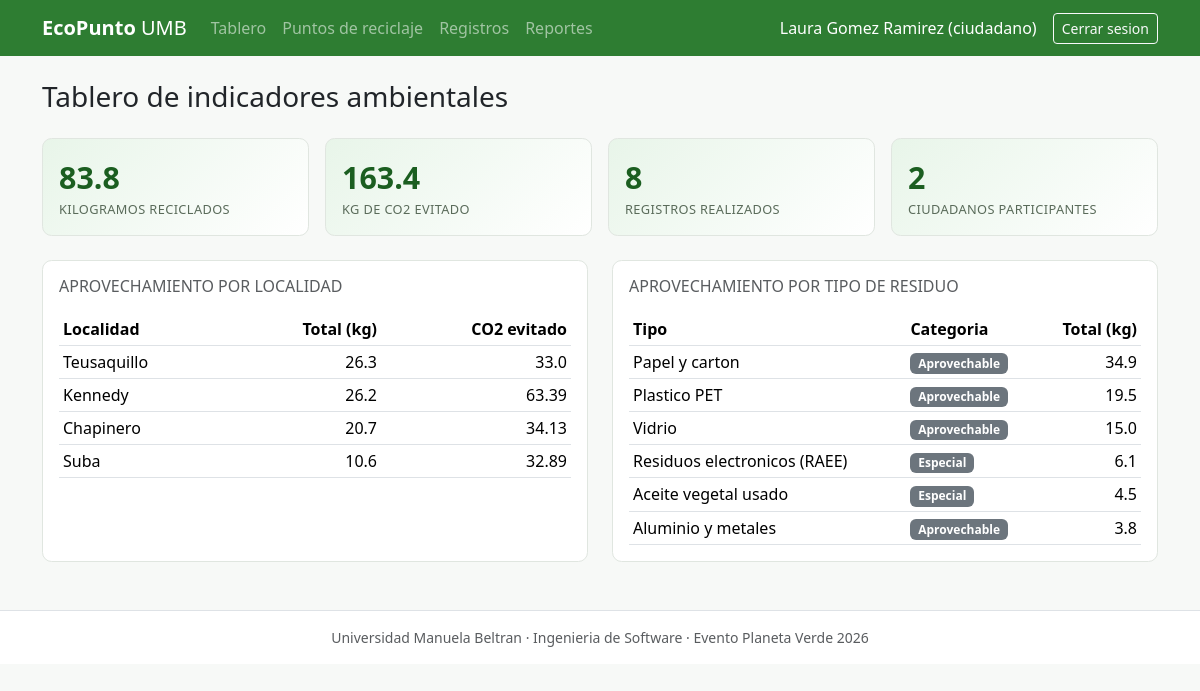
The app's page / (signed in) with its own data.
### tables this page shows
CREATE TABLE punto_reciclaje (
    id_punto     INTEGER PRIMARY KEY AUTOINCREMENT,
    nombre       VARCHAR(100)  NOT NULL,
    direccion    VARCHAR(150)  NOT NULL,
    localidad    VARCHAR(60)   NOT NULL,
    latitud      DECIMAL(9,6),
    longitud     DECIMAL(9,6),
    horario      VARCHAR(80),
    estado       VARCHAR(20)   NOT NULL DEFAULT 'activo'
                 CHECK (estado IN ('activo', 'inactivo', 'mantenimiento'))
);

CREATE TABLE tipo_residuo (
    id_tipo        INTEGER PRIMARY KEY AUTOINCREMENT,
    nombre         VARCHAR(60)  NOT NULL UNIQUE,
    categoria      VARCHAR(40)  NOT NULL,
    unidad_medida  VARCHAR(10)  NOT NULL DEFAULT 'kg',
    factor_co2     DECIMAL(6,3) NOT NULL DEFAULT 0,
    activo         INTEGER      NOT NULL DEFAULT 1
);

### app.py (the view)
@app.route("/")
@login_requerido
def tablero():
    return render_template(
        "tablero.html",
        indicadores=bd.indicadores_generales(),
        por_localidad=bd.estadisticas_por_localidad(),
        por_tipo=bd.estadisticas_por_tipo(),
    )

### app.py (called while the page is built)
def login_requerido(funcion):
    @wraps(funcion)
    def envoltura(*args, **kwargs):
        if "id_usuario" not in session:
            flash("Debe iniciar sesion para acceder a esta seccion.", "warning")
            return redirect(url_for("login"))
        return funcion(*args, **kwargs)
    return envoltura

### database.py (called while the page is built)
def get_connection():
    conexion = sqlite3.connect(DB_PATH)
    conexion.row_factory = sqlite3.Row
    conexion.execute("PRAGMA foreign_keys = ON")
    return conexion

def consultar(sql, parametros=(), uno=False):
    with get_connection() as conexion:
        cursor = conexion.execute(sql, parametros)
        return cursor.fetchone() if uno else cursor.fetchall()

def indicadores_generales():
    return consultar(
        """SELECT COUNT(r.id_registro)                       AS total_registros,
                  IFNULL(ROUND(SUM(r.cantidad), 2), 0)       AS total_kg,
                  IFNULL(ROUND(SUM(r.cantidad * t.factor_co2), 2), 0) AS co2_evitado,
                  COUNT(DISTINCT r.id_usuario)               AS participantes
           FROM registro_residuo r
           INNER JOIN tipo_residuo t ON t.id_tipo = r.id_tipo""",
        uno=True,
    )

def estadisticas_por_localidad():
    return consultar(
        """SELECT p.localidad,
                  ROUND(SUM(r.cantidad), 2) AS total_kg,
                  ROUND(SUM(r.cantidad * t.factor_co2), 2) AS co2_evitado
           FROM registro_residuo r
           INNER JOIN punto_reciclaje p ON p.id_punto = r.id_punto
           INNER JOIN tipo_residuo    t ON t.id_tipo  = r.id_tipo
           GROUP BY p.localidad
           ORDER BY total_kg DESC"""
    )

def estadisticas_por_tipo():
    return consultar(
        """SELECT t.nombre AS tipo, t.categoria,
                  ROUND(SUM(r.cantidad), 2) AS total_kg,
                  ROUND(SUM(r.cantidad * t.factor_co2), 2) AS co2_evitado
           FROM registro_residuo r
           INNER JOIN tipo_residuo t ON t.id_tipo = r.id_tipo
           GROUP BY t.id_tipo
           ORDER BY total_kg DESC"""
    )

### templates/tablero.html (shortened to what this page needs)
{% extends "base.html" %}
{% block contenido %}
<h1 class="h3 mb-4">Tablero de indicadores ambientales</h1>
<div class="row g-3 mb-4">
  <div class="col-6 col-lg-3"><div class="card kpi"><div class="card-body">
    <p class="kpi-valor">{{ indicadores.total_kg }}</p><p class="kpi-texto">Kilogramos reciclados</p></div></div></div>
  <div class="col-6 col-lg-3"><div class="card kpi"><div class="card-body">
    <p class="kpi-valor">{{ indicadores.co2_evitado }}</p><p class="kpi-texto">Kg de CO2 evitado</p></div></div></div>
  <div class="col-6 col-lg-3"><div class="card kpi"><div class="card-body">
    <p class="kpi-valor">{{ indicadores.total_registros }}</p><p class="kpi-texto">Registros realizados</p></div></div></div>
  <div class="col-6 col-lg-3"><div class="card kpi"><div class="card-body">
    <p class="kpi-valor">{{ indicadores.participantes }}</p><p class="kpi-texto">Ciudadanos participantes</p></div></div></div>
</div>
<div class="row g-4">
  <div class="col-lg-6">
    <div class="card h-100"><div class="card-body">
      <h2 class="h6 text-uppercase text-muted mb-3">Aprovechamiento por localidad</h2>
      <table class="table table-sm align-middle mb-0">
        <thead><tr><th>Localidad</th><th class="text-end">Total (kg)</th><th class="text-end">CO2 evitado</th></tr></thead>
        <tbody>
        {% for fila in por_localidad %}
          <tr><td>{{ fila.localidad }}</td><td class="text-end">{{ fila.total_kg }}</td><td class="text-end">{{ fila.co2_evitado }}</td></tr>
        {% else %}
          <tr><td colspan="3" class="text-muted">Sin informacion registrada.</td></tr>
        {% endfor %}
        </tbody>
      </table>
    </div></div>
  </div>
  <div class="col-lg-6">
    <div class="card h-100"><div class="card-body">
      <h2 class="h6 text-uppercase text-muted mb-3">Aprovechamiento por tipo de residuo</h2>
      <table class="table table-sm align-middle mb-0">
        <thead><tr><th>Tipo</th><th>Categoria</th><th class="text-end">Total (kg)</th></tr></thead>
        <tbody>
        {% for fila in por_tipo %}
          <tr><td>{{ fila.tipo }}</td><td><span class="badge bg-secondary">{{ fila.categoria }}</span></td><td class="text-end">{{ fila.total_kg }}</td></tr>
        {% else %}
          <tr><td colspan="3" class="text-muted">Sin informacion registrada.</td></tr>
        {% endfor %}
        </tbody>
      </table>
    </div></div>
  </div>
</div>
{% endblock %}

### templates/base.html (shortened to what this page needs)
<!DOCTYPE html>
<html lang="es">
<head>
  <link href="https://cdn.jsdelivr.net/npm/bootstrap@5.3.3/dist/css/bootstrap.min.css" rel="stylesheet">
  <link rel="stylesheet" href="{{ url_for('static', filename='css/estilos.css') }}">
</head>
<body>
<nav class="navbar navbar-expand-lg navbar-dark bg-verde mb-4">
  <div class="container">
    <a class="navbar-brand fw-bold" href="{{ url_for('tablero') }}">EcoPunto <span class="fw-light">UMB</span></a>
    <div class="collapse navbar-collapse" id="menu">
      {% if session.id_usuario %}
      <ul class="navbar-nav me-auto">
        <li class="nav-item"><a class="nav-link" href="{{ url_for('tablero') }}">Tablero</a></li>
        <li class="nav-item"><a class="nav-link" href="{{ url_for('listar_puntos') }}">Puntos de reciclaje</a></li>
        <li class="nav-item"><a class="nav-link" href="{{ url_for('listar_registros') }}">Registros</a></li>
        <li class="nav-item"><a class="nav-link" href="{{ url_for('reportes') }}">Reportes</a></li>
      </ul>
      <span class="navbar-text text-white me-3">{{ session.nombre }} ({{ session.rol }})</span>
      <a class="btn btn-outline-light btn-sm" href="{{ url_for('logout') }}">Cerrar sesion</a>
      {% endif %}
    </div>
  </div>
</nav>
<div class="container pb-5">
  {% block contenido %}{% endblock %}
</div>
<footer class="text-center py-3 text-muted small border-top">
  Universidad Manuela Beltran &middot; Ingenieria de Software &middot; Evento Planeta Verde 2026
</footer>
</body>
</html>

### static/css/estilos.css (style rules this page uses)
:root { --verde-umb: #2E7D32; --verde-oscuro: #1B5E20; --verde-claro: #E8F5E9; }
body { background-color: #F7F9F7; font-family: "Segoe UI", system-ui, sans-serif; }
.bg-verde { background-color: var(--verde-umb) !important; }
.card { border: 1px solid #E0E6E0; border-radius: .6rem; }
.kpi { background: linear-gradient(135deg, var(--verde-claro), #fff); }
.kpi-valor { font-size: 1.9rem; font-weight: 700; color: var(--verde-oscuro); margin: 0; }
.kpi-texto { font-size: .8rem; text-transform: uppercase; color: #5A6B5A; margin: 0; letter-spacing: .03em; }
footer { background: #fff; }

### records on screen
punto_reciclaje: localidad "Teusaquillo", total_kg "26.3", co2_evitado "33.0"
punto_reciclaje: localidad "Kennedy", total_kg "26.2", co2_evitado "63.39"
punto_reciclaje: localidad "Chapinero", total_kg "20.7", co2_evitado "34.13"
punto_reciclaje: localidad "Suba", total_kg "10.6", co2_evitado "32.89"
tipo_residuo: tipo "Papel y carton", categoria "Aprovechable", total_kg "34.9"
tipo_residuo: tipo "Plastico PET", categoria "Aprovechable", total_kg "19.5"
tipo_residuo: tipo "Vidrio", categoria "Aprovechable", total_kg "15.0"
tipo_residuo: tipo "Residuos electronicos (RAEE)", categoria "Especial", total_kg "6.1"
tipo_residuo: tipo "Aceite vegetal usado", categoria "Especial", total_kg "4.5"
tipo_residuo: tipo "Aluminio y metales", categoria "Aprovechable", total_kg "3.8"

### other values on screen
{{ session.nombre }} "Laura Gomez Ramirez"
{{ session.rol }} "ciudadano"
{{ indicadores.total_kg }} "83.8"
{{ indicadores.co2_evitado }} "163.4"
{{ indicadores.total_registros }} "8"
{{ indicadores.participantes }} "2"
